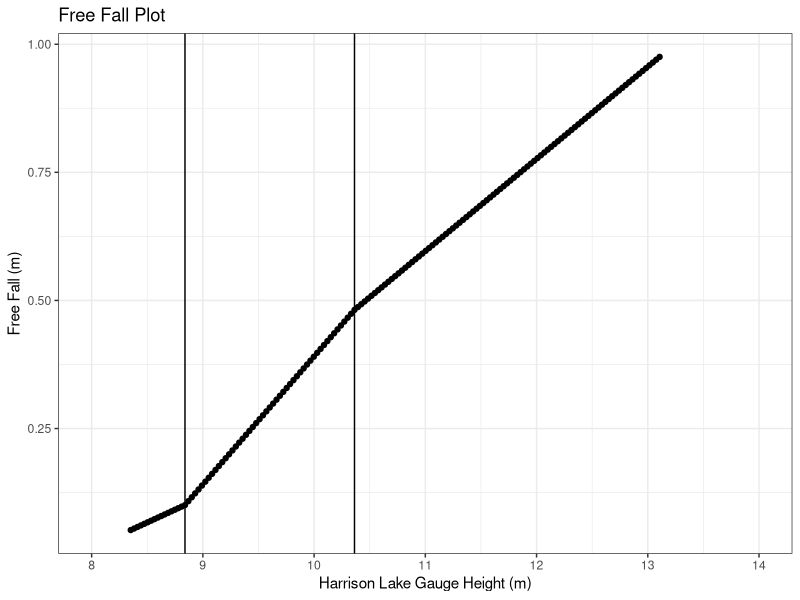
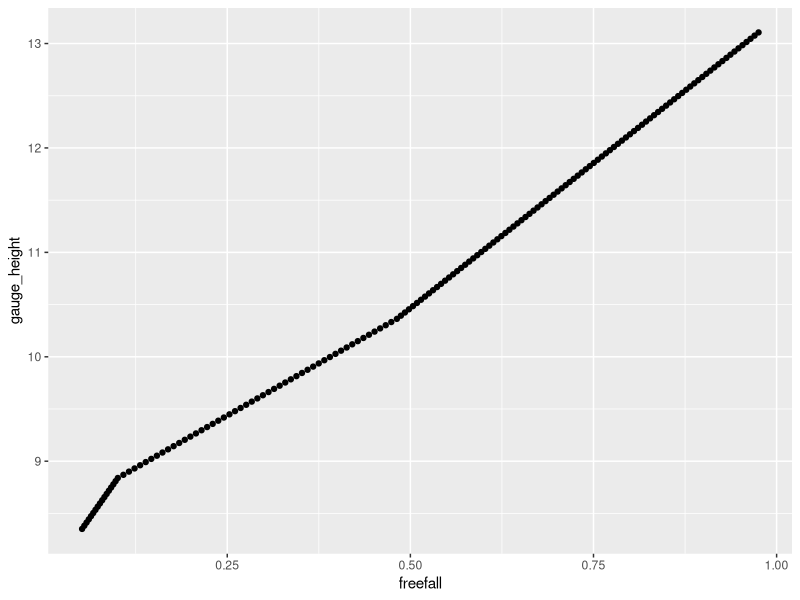
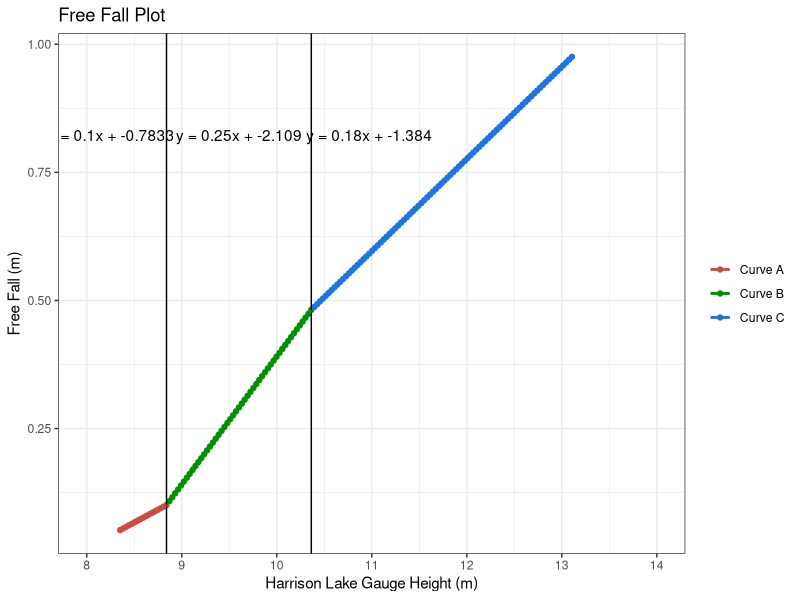
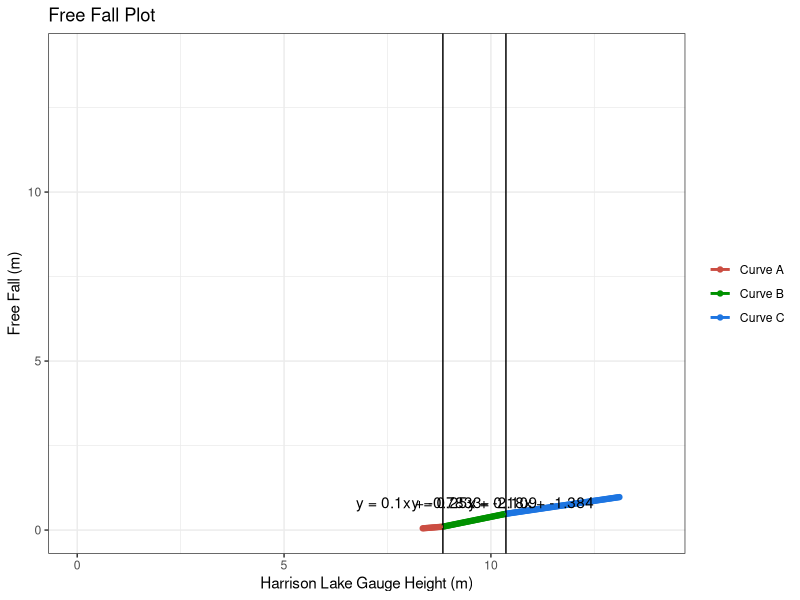
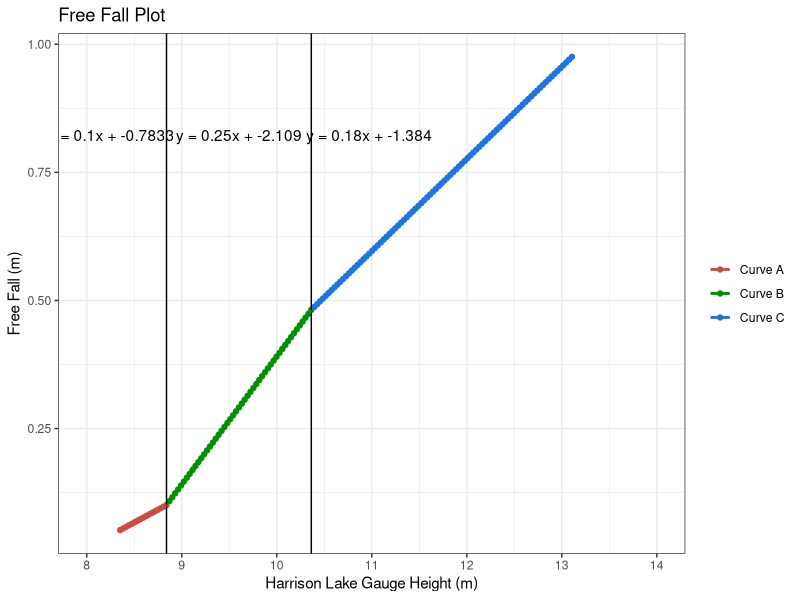

Write R code to recreate these figures, in order. (Note: this script raises an error after producing the figures.)
# -------------------------------------------------------------------------
# Date created:      2021-06-23
# Author:            E. Anderson
# Description:       This script pulls the tables from Q Calculator - Harrison and fits equations to the lookup tables
#                    to calculate Q according to the J Curve procedure. It compares the fitted equation results to 
#                    the values calculated in the spreadsheet. 
# -------------------------------------------------------------------------


# set up ------------------------------------------------------------------

setwd("C:/Users/andersone/Documents/Projects Local/Stage Fall Local/harrison")

# load libraries
library(tidyr)
library(segmented)
library(dplyr)
library(ggplot2)

# load tables -------------------------------------------------------------

# NB: tables are from Copy of Q Calculator - Harrison.xls: split into individual csvs

# get column names
data_table_headers <- names(read.csv("DataTable.csv", skip = 3, nrows = 1, header = TRUE))

# read in data
data_table_raw <- read.csv("DataTable.csv", skip = 5, header = FALSE, stringsAsFactors = FALSE)

# assign names
names(data_table_raw) <- data_table_headers

# remove headers
rm(data_table_headers)

# select columns and rename
data_table <- data_table_raw %>%
  select(Date, MGH.Harrison.Lake, MGH.Harrison.River.Below.Morris, Measured.Discharge, J.Curve.Model.Discharge) %>%
  rename(
    date = Date,
    harrison_lake_elevation = MGH.Harrison.Lake,
    harrison_river_morris_elevation = MGH.Harrison.River.Below.Morris,
    measured_discharge = Measured.Discharge,
    jcurve_discharge_spreadsheet = J.Curve.Model.Discharge
  ) %>%
  mutate(date = as.Date(date)) %>%
  mutate(measured_discharge = as.numeric(measured_discharge)) %>%
  mutate(jcurve_discharge_spreadsheet = as.numeric(jcurve_discharge_spreadsheet)) %>%
  mutate(jcurve_discharge_calculated = -9999)

freefall_table_ft <- read.csv("FreeFallTable.csv", skip = 1, header = TRUE, col.names = c("gauge_height", "freefall", "difference"))
hq_ft <- read.csv("StageDischargeTable.csv", skip = 2, header = TRUE, col.names = c("gauge_height", "freefall_q", "difference"))
jcurve <- read.csv("JTable.csv", skip = 1, header = TRUE, col.names = c("freefall_ratio", "freefall_q_ratio", "difference"))

# free fall ---------------------------------------------------------------

# convert units
freefall_table_metric <- freefall_table_ft %>%
  mutate_all(~ . * 0.3048)
rm(freefall_table_ft)

ggplot(freefall_table_metric, aes(x = gauge_height, y = freefall)) +
  geom_point() +
  theme_bw() +
  labs(
    x = "Harrison Lake Gauge Height (m)",
    y = "Free Fall (m)",
    title = "Free Fall Plot"
  ) +
  scale_x_continuous(limits = c(8, 14), breaks = seq(from = 8, to = 14, by = 1)) +
  # find breakpoints in m
  geom_vline(xintercept = 29 * 0.3048) +
  geom_vline(xintercept = 34 * 0.3048)

# plot with the axes the same as ISO standard Figure 5 from the Limiting Fall Method
ggplot(freefall_table_metric, aes(x = freefall, y = gauge_height)) + 
  geom_point()

# add definition for each part of the curve
# for gauge_height <= 29 ft, Curve A
# for gauge_height > 29 ft and <= 34 ft, Curve B
# for gauge_height > 34 ft, Curve C

freefall_table_metric$curve <- ifelse(freefall_table_metric$gauge_height <= 29 * 0.3048, "Curve A", "Curve B")
freefall_table_metric$curve <- ifelse(freefall_table_metric$gauge_height > 34 * 0.3048, "Curve C", freefall_table_metric$curve)

# linear models
freefall_A <- freefall_table_metric %>%
  filter(curve == "Curve A")

curveA <- lm(freefall ~ gauge_height, data = freefall_A)
curveA_slope <- as.numeric(curveA$coefficients[2])
curveA_intercept <- as.numeric(curveA$coefficients[1])
eqA <- paste("y = ", signif(curveA_slope, 4), "x + ", signif(curveA_intercept, 4), sep = "")

freefall_B <- freefall_table_metric %>%
  filter(curve == "Curve B")

curveB <- lm(freefall ~ gauge_height, data = freefall_B)
curveB_slope <- as.numeric(curveB$coefficients[2])
curveB_intercept <- as.numeric(curveB$coefficients[1])
eqB <- paste("y = ", signif(curveB_slope, 4), "x + ", signif(curveB_intercept, 4), sep = "")

freefall_C <- freefall_table_metric %>%
  filter(curve == "Curve C")

curveC <- lm(freefall ~ gauge_height, data = freefall_C)
curveC_slope <- as.numeric(curveC$coefficients[2])
curveC_intercept <- as.numeric(curveC$coefficients[1])
eqC <- paste("y = ", signif(curveC_slope, 4), "x + ", signif(curveC_intercept, 4), sep = "")

# plot again
p <- ggplot(freefall_table_metric, aes(x = gauge_height, y = freefall, colour = curve)) +
  geom_point() +
  scale_colour_hue(l = 50) +
  theme_bw() +
  labs(
    x = "Harrison Lake Gauge Height (m)",
    y = "Free Fall (m)",
    title = "Free Fall Plot"
  ) +
  # eliminate title
  theme(legend.title = element_blank()) +
  scale_x_continuous(limits = c(8, 14), breaks = seq(from = 8, to = 14, by = 1)) +
  # find breakpoints
  geom_vline(xintercept = 29 * 0.3048) +
  geom_vline(xintercept = 34 * 0.3048) +
  # add regression
  geom_smooth(method = 'lm', formula = y ~ x, se = FALSE) +
  # add equations
  annotate("text", label = eqA, x = 27.1 * 0.3048, y = 2.7 * 0.3048) +
  annotate("text", label = eqB, x = 31.5 * 0.3048, y = 2.7 * 0.3048) +
  annotate("text", label = eqC, x = 36 * 0.3048, y = 2.7 * 0.3048) # +
# check equations
# geom_abline(intercept = -2.57*0.3048, slope = 0.1) +
# geom_abline(intercept = -6.92*0.3048, slope = 0.25) +
# geom_abline(intercept = -4.54*0.3048, slope = 0.18)
p
ggsave("output/Free Fall Plot.png")

# look at plot with equally scaled axes
p + xlim(0,14) + 
  ylim(0,14)

# stage-discharge ---------------------------------------------------------

hq_metric <- hq_ft %>%
  select(gauge_height, freefall_q) %>%
  mutate(
    gauge_height = gauge_height * 0.3048,
    freefall_q = freefall_q / 35.31466621266132
  )
# write to csv for mike to put in Aquarius
write.csv(hq_metric, "output/hq_metric.csv", row.names = FALSE)

# constants from Excel Solver Q = A * (H-B) ^ n in StageDischargeTable.xlsx
A <- 202.698047863367
B <- 8.00336254578415
n <- 1.47968834026629

# add q modelled with equation found using Excel Solver
hq_metric$model_freefall_q <- A * (hq_metric$gauge_height - B)^n

# pivot table for plotting
hq_plotting <- hq_metric %>%
  select(gauge_height, freefall_q, model_freefall_q) %>%
  pivot_longer(!gauge_height, names_to = "source", values_to = "q")

ggplot(hq_plotting, aes(x = q, y = gauge_height, colour = source)) +
  geom_point() +
  theme_bw() +
  labs(
    x = "Free Fall Discharge (cms)",
    y = "Harrison Lake Gauge Height (m)",
    title = "Stage Discharge Curve"
  ) +
  # scale_x_continuous(breaks = seq(from = 0, to = 100000, by = 20000)) +
  scale_colour_discrete(
    breaks = c("freefall_q", "model_freefall_q"),
    labels = c("Freefall Q", "Model Freefall Q")
  ) +
  # theme(legend.title = element_blank()) +
  # add equation
  annotate("text", x = 1500, y = 10, label = "Q = 203(H-8)^1.5")
ggsave("output/Free Fall Stage Discharge Curve.png")


# j curve -----------------------------------------------------------------

curveJ <- lm(freefall_q_ratio ~ freefall_ratio, data = jcurve)
curveJ_slope <- as.numeric(curveJ$coefficients[2])
curveJ_intercept <- as.numeric(curveJ$coefficients[1])
eqJ <- paste("y = ", signif(curveJ_slope, 4), "x + ", signif(curveJ_intercept, 4), sep = "")

ggplot(jcurve, aes(x = freefall_ratio, y = freefall_q_ratio)) +
  geom_point() +
  theme_bw() +
  labs(
    x = "Free Fall Ratio (unitless)",
    y = "Free Fall Discharge Ratio (unitless)",
    title = "J Curve"
  ) +
  xlim(0, 1) +
  ylim(0, 1) +
  geom_smooth(method = "lm", formula = y ~ x) +
  annotate("text", label = eqJ, x = 0.75, y = 0.6)
ggsave("output/J Curve.png", width = 5, height = 5)


# calculate discharge -----------------------------------------------------

calculate_discharge <- function(harrison_lake_elevation, harrison_river_morris_elevation) {

  # calculate fall
  fall <- (harrison_lake_elevation - harrison_river_morris_elevation) 

  # calculate free fall in ft
  if (harrison_lake_elevation <= 29 * 0.3048) {
    freefall <- curveA_slope * harrison_lake_elevation + curveA_intercept
  } else if (harrison_lake_elevation > 29 * 0.3048 && harrison_lake_elevation <= 34 * 0.3048) {
    freefall <- curveB_slope * harrison_lake_elevation + curveB_intercept
  } else {
    freefall <- curveC_slope * harrison_lake_elevation + curveC_intercept
  }

  # calculate free fall ratio
  freefall_ratio <- fall / freefall

  # calculate free fall discharge
  freefall_discharge <- A * (harrison_lake_elevation - B)^n

  # free fall Q ratio
  freefall_q_ratio <- curveJ_slope * freefall_ratio + curveJ_intercept

  # J-Curve rated discharge
  jcurve_discharge <- freefall_discharge * freefall_q_ratio

  # if freefall_ratio >= 1, then use freefall discharge ELSE if freefall_ratio < 1 then use j curve discharge

  if (freefall_ratio < 1) {
    discharge <- jcurve_discharge
  } else {
    discharge <- freefall_discharge
  }

  return(round(discharge))
}

# enter variables ---------------------------------------------------------

# test case: 2013-01-09

harrison_lake_elevation <- 8.887 # in meters
harrison_river_morris_elevation <- 8.737 # in meters

for (i in 1:nrow(data_table)) {
  data_table$jcurve_discharge_calculated[i] <- calculate_discharge(data_table$harrison_lake_elevation[i], data_table$harrison_river_morris_elevation[i])
}

# # backwater or no?
# data_table$backwater <- ifelse()


# script performance ------------------------------------------------------

# calculate r2
model <- lm(jcurve_discharge_calculated ~ jcurve_discharge_spreadsheet, data = data_table)
summary <- summary(model)
r2 <- round(as.numeric(summary[8]), 4)

ggplot(data_table, aes(x = jcurve_discharge_spreadsheet, y = jcurve_discharge_calculated)) +
  geom_point(colour = "darkblue") +
  geom_abline(slope = 1, intercept = 0) +
  # geom_smooth(method = "lm",
  #             se = FALSE,
  #             formula = y ~ x) +
  theme_bw() +
  labs(
    x = "Modelled Discharge from Spreadsheet (cms)",
    y = "Modelled Discharge Calculated (cms)",
    title = "Script Performance"
  ) +
  annotate("text", x = 1000, y = 950, label = "1:1 line", angle = 45) +
  annotate("text", x = 400, y = 800, label = paste0("R² = ", r2))
ggsave("output/Script Performance.png", width = 5, height = 5)



# j curve model performance -----------------------------------------------

# calculate r2
model <- lm(jcurve_discharge_calculated ~ measured_discharge, data = data_table)
summary <- summary(model)
r2 <- round(as.numeric(summary[8]), 4)

ggplot(data_table, aes(x = measured_discharge, y = jcurve_discharge_calculated)) +
  geom_point(colour = "darkblue") +
  geom_abline(slope = 1, intercept = 0) +
  geom_smooth(
    method = "lm",
    se = FALSE,
    formula = y ~ x
  ) +
  theme_bw() +
  labs(
    x = "Measured Discharge (cms)",
    y = "Modelled Discharge Calculated (cms)",
    title = "J Curve Model Performance"
  ) +
  annotate("text", x = 1000, y = 950, label = "1:1 line", angle = 45) +
  annotate("text", x = 400, y = 800, label = paste0("R² = ", r2))
ggsave("output/J Curve Model Performance.png", width = 5, height = 5)
